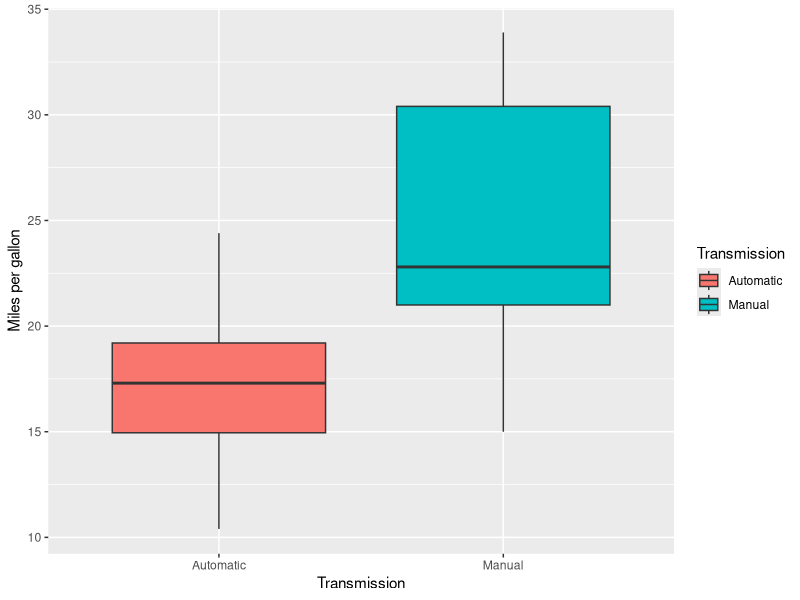
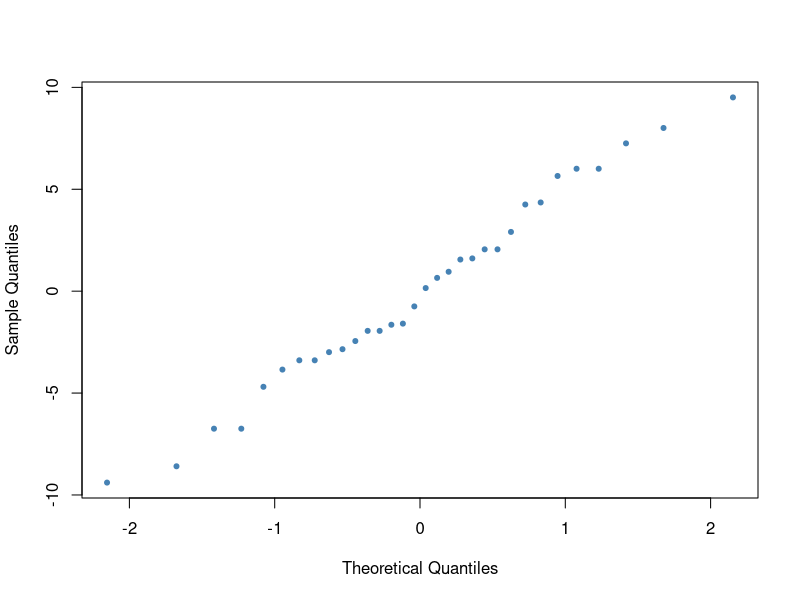
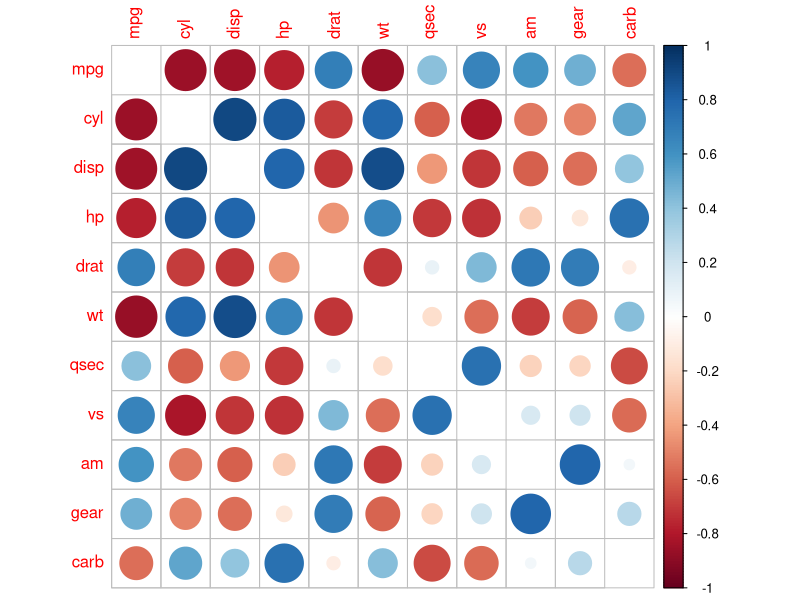
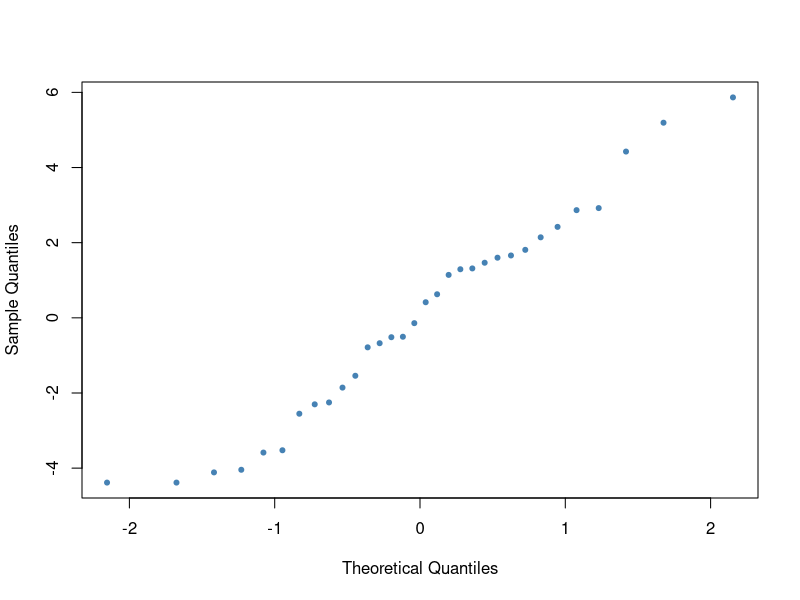
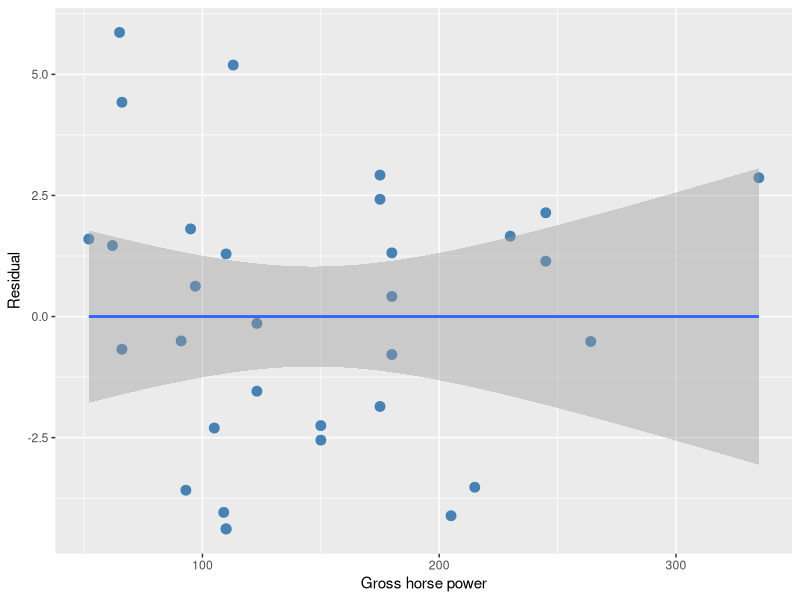

These figures' R source, in order:
## ---- chunk 1
suppressWarnings(suppressMessages(library(ggplot2)))
suppressWarnings(suppressMessages(library(knitr)))
suppressWarnings(suppressMessages(library(corrplot)))
mtcars$am2<-factor(mtcars$am,labels=c("Automatic","Manual"))
## ---- chunk 2
fitMod1<-lm(mpg~am2,data=mtcars)
summary(fitMod1)
## ---- chunk 3
fitMod2<-lm(mpg~am2+hp+am2*hp,data=mtcars)
summary(fitMod2)
## ---- chunk 4
fitMod3<-lm(mpg~am2+hp,data=mtcars)
summary(fitMod3)
## ---- chunk 5
kable(anova(fitMod1,fitMod3))
## ---- chunk 6
g1<-ggplot(data=mtcars,aes(factor(am2),mpg))
g1+geom_boxplot(aes(fill=am2))+
  xlab("Transmission")+ylab("Miles per gallon")+labs(fill="Transmission")
## ---- chunk 7
qqnorm(fitMod1$residual,pch=20,col="steelblue",main="")
## ---- chunk 8
cor_mtcars<-cor(mtcars[,-12])
corrplot(cor_mtcars,diag=F)
## ---- chunk 9
qqnorm(fitMod3$residual,pch=20,col="steelblue",main="")
## ---- chunk 10
data_plot2<-data.frame(hp=mtcars$hp,Residuals=fitMod3$residual)
g2<-ggplot(data_plot2,aes(x=hp,y=Residuals))
g2+geom_point(color="steelblue",size=3)+geom_smooth(method="lm")+
  xlab("Gross horse power")+ylab("Residual")
